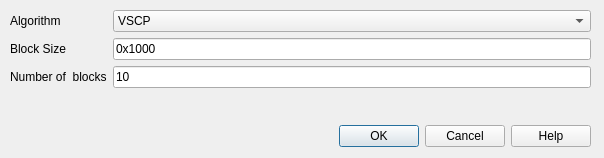
<?xml version="1.0" encoding="UTF-8"?>
<ui version="4.0">
 <class>CDlgMdfBootLoader</class>
 <widget class="QDialog" name="CDlgMdfBootLoader">
  <property name="geometry">
   <rect>
    <x>0</x>
    <y>0</y>
    <width>604</width>
    <height>158</height>
   </rect>
  </property>
  <property name="windowTitle">
   <string>Bootloader info</string>
  </property>
  <widget class="QDialogButtonBox" name="buttonBox">
   <property name="geometry">
    <rect>
     <x>10</x>
     <y>120</y>
     <width>581</width>
     <height>32</height>
    </rect>
   </property>
   <property name="orientation">
    <enum>Qt::Horizontal</enum>
   </property>
   <property name="standardButtons">
    <set>QDialogButtonBox::Cancel|QDialogButtonBox::Help|QDialogButtonBox::Ok</set>
   </property>
   <property name="centerButtons">
    <bool>false</bool>
   </property>
  </widget>
  <widget class="QWidget" name="formLayoutWidget">
   <property name="geometry">
    <rect>
     <x>10</x>
     <y>10</y>
     <width>581</width>
     <height>101</height>
    </rect>
   </property>
   <layout class="QFormLayout" name="formLayout">
    <item row="0" column="0">
     <widget class="QLabel" name="label">
      <property name="text">
       <string>Algorithm</string>
      </property>
     </widget>
    </item>
    <item row="0" column="1">
     <widget class="QComboBox" name="comboBoxAlgorithm">
      <item>
       <property name="text">
        <string>VSCP</string>
       </property>
      </item>
     </widget>
    </item>
    <item row="1" column="0">
     <widget class="QLabel" name="label_2">
      <property name="text">
       <string>Block Size</string>
      </property>
     </widget>
    </item>
    <item row="1" column="1">
     <widget class="QLineEdit" name="editBlockSize">
      <property name="text">
       <string>0x1000</string>
      </property>
     </widget>
    </item>
    <item row="2" column="0">
     <widget class="QLabel" name="label_4">
      <property name="text">
       <string>Number of  blocks</string>
      </property>
     </widget>
    </item>
    <item row="2" column="1">
     <widget class="QLineEdit" name="editBlockCount">
      <property name="text">
       <string>10</string>
      </property>
     </widget>
    </item>
   </layout>
  </widget>
 </widget>
 <resources/>
 <connections>
  <connection>
   <sender>buttonBox</sender>
   <signal>accepted()</signal>
   <receiver>CDlgMdfBootLoader</receiver>
   <slot>accept()</slot>
   <hints>
    <hint type="sourcelabel">
     <x>300</x>
     <y>125</y>
    </hint>
    <hint type="destinationlabel">
     <x>301</x>
     <y>73</y>
    </hint>
   </hints>
  </connection>
  <connection>
   <sender>buttonBox</sender>
   <signal>rejected()</signal>
   <receiver>CDlgMdfBootLoader</receiver>
   <slot>reject()</slot>
   <hints>
    <hint type="sourcelabel">
     <x>300</x>
     <y>125</y>
    </hint>
    <hint type="destinationlabel">
     <x>301</x>
     <y>73</y>
    </hint>
   </hints>
  </connection>
  <connection>
   <sender>buttonBox</sender>
   <signal>helpRequested()</signal>
   <receiver>CDlgMdfBootLoader</receiver>
   <slot>reject()</slot>
   <hints>
    <hint type="sourcelabel">
     <x>300</x>
     <y>125</y>
    </hint>
    <hint type="destinationlabel">
     <x>301</x>
     <y>73</y>
    </hint>
   </hints>
  </connection>
 </connections>
</ui>
